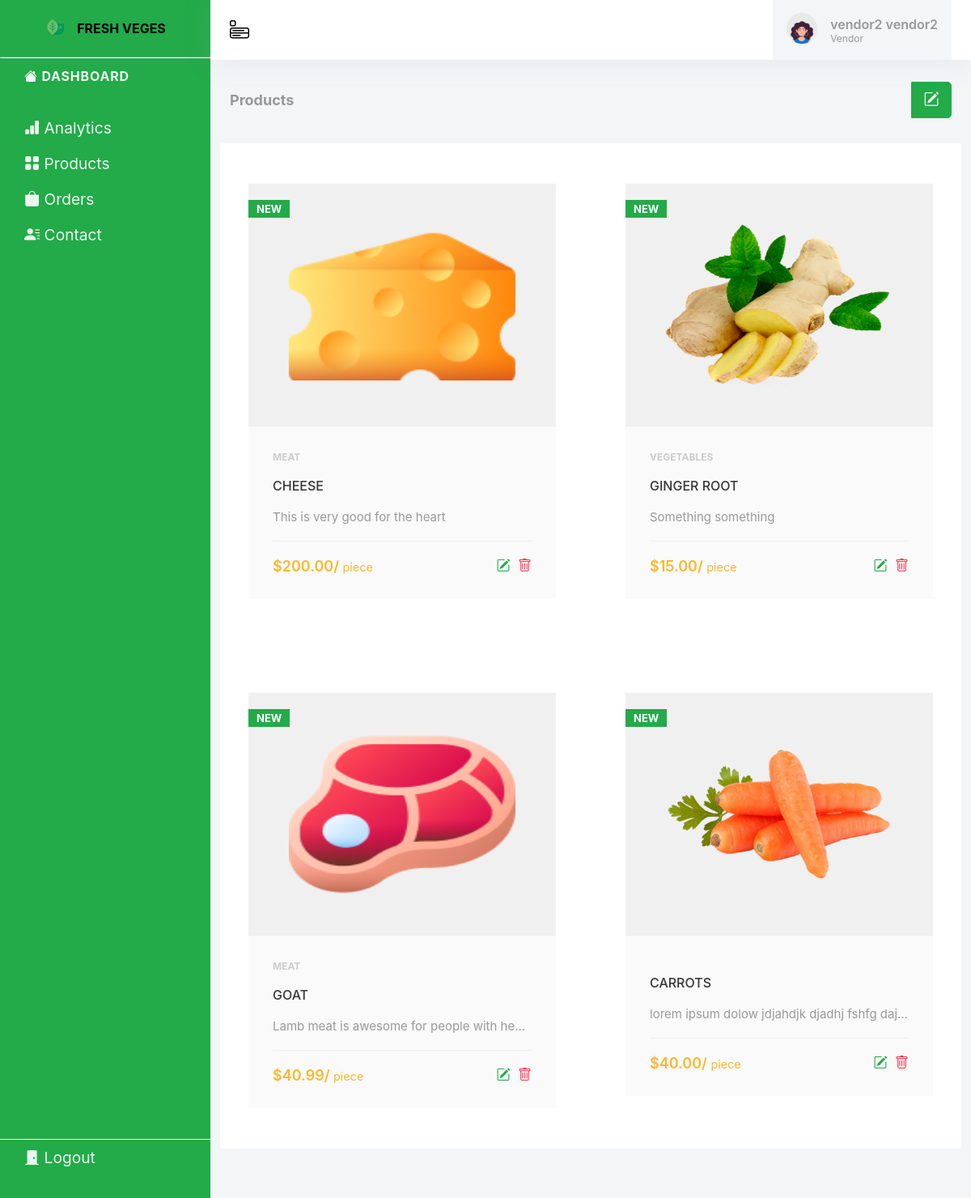
Page /vendor/products (signed in) on the committed database.
### user/models.py (models this page shows, shortened)
class User(AbstractUser):
    first_name = models.CharField(max_length=30, blank=True, unique=False)
    last_name = models.CharField(max_length=30, blank=True, unique=False)
    email = models.EmailField(unique=True)
    phone_number = models.CharField(
        max_length=13, null=False, blank=False, unique=True)
    is_vendor = models.BooleanField(default=False, blank=True)
    username = None
    USERNAME_FIELD = "email"
    REQUIRED_FIELDS = ["phone_number"]
    objects = UserManager()

### product/models.py (models this page shows, shortened)
class Product(models.Model):
    label = models.CharField(max_length=200)
    unit_price = models.DecimalField(max_digits=5, decimal_places=2, verbose_name='unit price')
    image = models.ImageField(upload_to="media/product")
    description = models.TextField()
    category = models.ForeignKey(Category, on_delete=models.CASCADE, null=True)
    vendor = models.ForeignKey(Vendor, on_delete=models.CASCADE)
    quantity = models.PositiveIntegerField(verbose_name='quantity', default=1)
    class Meta:
        verbose_name = 'product'
        verbose_name_plural = 'products'
        ordering = ('label',)
    def total_price(self):
        return self.quantity * self.unit_price
    total_price = property(total_price)

class Category(models.Model):
    name = models.CharField(max_length=50)
    icon = models.ImageField(upload_to="media/category")

### vendor/views.py (the view)
# urls.py: path("products", dashboard_products, name="products"),
def dashboard_products(request):
    vendor = get_object_or_404(Vendor, user=request.user)
    products = Product.objects.filter(vendor=vendor)
    return render(request, "vendor/dashboard-products.html",
                  {"title": "Vendor dashboard product", "products": products})

### templates/vendor/dashboard-products.html
{% extends "base.html" %}
{% load static %}
{% block main %}
<main>
    <div class="page-title-box">
        <h4 class="page-title">Products</h4>
        <div class="page-title-right">
            <div class="d-flex">
                <a href="{% url 'create_product' %}" class="btn">
                    <i class="bi bi-pencil-square"></i>
                </a>
            </div>
        </div>
    </div>
    {% if products %}
    <div class="product-list">
        {% for product in products %}
        {% include '_partials/product_card.html' with product=product %}
        {% endfor %}
    </div>
    {% else %}
        <div class="container">
            <h2>You do not have any products saved</h2>
            <h4><a href="#">Create a new product</a></h4>
        </div>
    {% endif %}
</main>
{% endblock main %}

### templates/base.html (shortened to what this page needs)
{% load static %}
<!DOCTYPE html>
<html lang="en">
<head>
    <link rel="stylesheet" href="{% static '/css/styles.css'%}">
    <link rel="stylesheet" href="{% static '/css/main.css'%}">
    <link rel="stylesheet" href="https://cdn.jsdelivr.net/npm/bootstrap-icons@1.7.2/font/bootstrap-icons.css">
</head>
<body>
    <div class="leftside-menu">
        <span class="logo">
            <a href="main.html" class="logo-icon">
                <img src="{% static '/images/logo.png'%}" alt="">
            </a>
            <a href="text-label" class="logo-text">Fresh Veges</a>
        </span>
        <hr>
        <div class="menu-container">
            <ul class="side-nav-title">
                <ul class="side-nav">
                    <li class="side-nav-title side-nav-item">
                        <span><i class="bi bi-house-fill"></i></span>
                        <span>Dashboard</span>
                    </li>
                    <br>
                    <li class="side-nav-item menuitem-active">
                        <div>
                            <ul class="side-nav-second-level">
                                <li class="menuitem">
                                    <a href="{% url 'analytics'%}" class="active side-nav-link">
                                        <span>
                                            <i class="bi bi-bar-chart-fill"></i>
                                        </span>
                                        <span>Analytics</span>
                                    </a>
                                </li>
                                <li class="menuitem">
                                    <a href="{% url 'products'%}" class="side-nav-link">
                                        <span>
                                            <i class="bi bi-grid-fill"></i>
                                        </span>
                                        <span>Products</span>
                                    </a>
                                </li>
                                <li class="menuitem">
                                    <a href="{% url 'orders'%}" class="side-nav-link">
                                        <span>
                                            <i class="bi bi-bag-fill"></i>
                                        </span>
                                        <span>Orders</span>
                                    </a>
                                </li>
                            </ul>
                        </div>
                    </li>
                    <li class="menuitem">
                        <a href="{% url 'contact'%}" class="side-nav-link">
                            <span>
                                <i class="bi bi-person-lines-fill"></i>
                            </span>
                            <span>Contact</span>
                        </a>
                    </li>
                </ul>
                <ul class="side-nav bottom">
                    <li class="side-nav-item menuitem-active bottom">
                    <li class="menuitem">
                        <a href="{% url 'logout' %}" class="side-nav-link">
                            <span>
                                <i class="bi bi-door-closed-fill"></i>
                            </span>
                            <span>Logout</span>
                        </a>
                    </li>
                    </li>
                </ul>
            </ul>
        </div>
    </div>
    <div class="content-page">
        <nav>
            <div class="navbar-start">
                <i class="bi bi-menu-app"></i>
            </div>
            <div class="navbar-end">
                <a class="nav-link" href="#">
                    <span class="account-user-avatar">
                        <img src="{% static '/images/user.png'%}" alt="user-image" class="rounded-circle">
                    </span>
                    <span>
                        <span class="account-user-name">{{request.user.first_name}} {{request.user.last_name}}</span>
                        <span class="account-position">Vendor</span>
                    </span>
                </a>
            </div>
        </nav>
        {% block main %}
        {% endblock main %}
    </div>
</body>
</html>

### templates/_partials/product_card.html
{% load static %}
<div class="product-card">
	<div class="badge">New</div>
	<div class="product-tumb">
		<img src="{{product.image.url}}" alt="Product Image">
	</div>
	<div class="product-details">
		<span class="product-category">{{product.category.name}}</span>
		<h4><a href="">{{product.label}}</a></h4>
		<p>{{product.description}}</p>
		<div class="product-bottom-details">
			<div class="product-price">${{product.unit_price}}/ <small>piece</small></div>
			<div class="product-links">
				<a href="{% url 'product_edit' product.pk %}"><i class="bi bi-pencil-square"></i></a>
				<a href="{% url 'product_delete' product.pk %}"><i class="bi bi-trash"></i></a>
			</div>
		</div>
	</div>
</div>

### static/css/styles.css (style rules this page uses)
:root { --primaryColor: #23AA49; --gradientColor: #EBF8EE; --redColor: #FF324B; --secondaryColor: #979899; --whiteColor: #ffffff; --darkColor: #000000; --lightColor: #F3F5F7; --font-family: -apple-system, BlinkMacSystemFont, 'Segoe UI', Roboto, Oxygen, Ubuntu, Cantarell, 'Open Sans', 'Helvetica Neue', sans-serif; }
* { padding: 0; margin: 0; box-sizing: border-box; font-family: var(--font-family); }
ul { padding-left: 0; list-style-type: none; }
a { text-decoration: none; color: var(--color); }
img { width: 100%; height: auto; }
.leftside-menu { width: 260px; z-index: 10; background: var(--primaryColor); bottom: 0; position: fixed; top: 0; }
.logo { width: 100%; padding: 0 24px; height: 70px; display: flex; align-items: center; justify-content: center; gap: 1em; font-size: 1.0em; text-transform: uppercase; color: var(--gradientColor); font-weight: 700; }
.logo img { width: 24px; }
.leftside-menu hr { color: var(--gradientColor); }
.side-nav .side-nav-title { padding: 12px 30px; letter-spacing: .05em; pointer-events: none; cursor: default; font-size: 1.0em; text-transform: uppercase; color: var(--gradientColor); font-weight: 700; }
.side-nav .side-nav-link { color: var(--gradientColor); display: block; padding: 10px 30px; font-size: 1.2em; position: relative; -webkit-transition: all .4s; transition: all .4s; list-style: none; }
.side-nav-link { display: flex; align-items: center; justify-content: center; gap: 1em; }
.side-nav.bottom { position: absolute; bottom: 2em; width: 100%; border-top: 1px solid var(--gradientColor); }
.content-page { margin-left: 260px; overflow: hidden; padding: 70px 12px 65px; min-height: 100vh; background: var(--lightColor); }
.content-page nav { padding: 0 24px; background-color: var(--whiteColor); box-shadow: 0px 0px 35px 0px rgba(154, 161, 171, 0.15); min-height: 70px; position: fixed; left: 260px; top: 0; right: 0; z-index: 1001; display: flex; align-items: center; justify-content: space-between; }
.navbar-start { font-size: 24px; }
.navbar-end .nav-link { display: flex; align-items: center; justify-content: start; gap: 1em; background: var(--lightColor); border-left: 1px solid var(--lightColor); border-right: 1px solid var(--lightColor); padding: 1em; min-width: 200px; }
.navbar-end img { width: 2.4em; }
.navbar-end span :nth-child(2) { display: flex; align-items: flex-start; justify-content: center; flex-direction: column; text-transform: capitalize; }
.navbar-end .account-user-name { font-size: 16px; font-weight: 600; color: var(--secondaryColor); }
.navbar-end .account-position { font-size: 12px; font-weight: 400; color: var(--secondaryColor); }
.page-title-box { width: 100%; padding: 1em 12px; display: flex; align-items: center; justify-content: space-between; }
.page-title-box .page-title { font-size: 18px; margin: 0; line-height: 75px; overflow: hidden; white-space: nowrap; text-overflow: ellipsis; font-weight: 700; color: var(--secondaryColor); }
.page-title-box .page-title-right div { display: flex; gap: 1em; }
.input-group .input-group-text, div a.btn, input[type=submit] { display: flex; align-items: center; padding: .45rem .9rem; font-size: 1.2rem; font-weight: 400; line-height: 1.5; color: var(--gradientColor); text-align: center; white-space: nowrap; background-color: var(--primaryColor); border: 1px solid var(--primaryColor); border-top-right-radius: .25em; border-bottom-right-radius: .25em; }

### rows in the picture
User: user.first_name "vendor2", user.last_name "vendor2"
Product: image (picture), category.name "MEAT", label "CHEESE", description "This is very good for the heart", unit_price "200.00"
Product: image (picture), category.name "VEGETABLES", label "GINGER ROOT", description "Something something", unit_price "15.00"
Product: image (picture), category.name "MEAT", label "GOAT", description "Lamb meat is awesome for people with he…", unit_price "40.99"
Product: image (picture), label "CARROTS", description "lorem ipsum dolow jdjahdjk djadhj fshfg daj…", unit_price "40.00"
